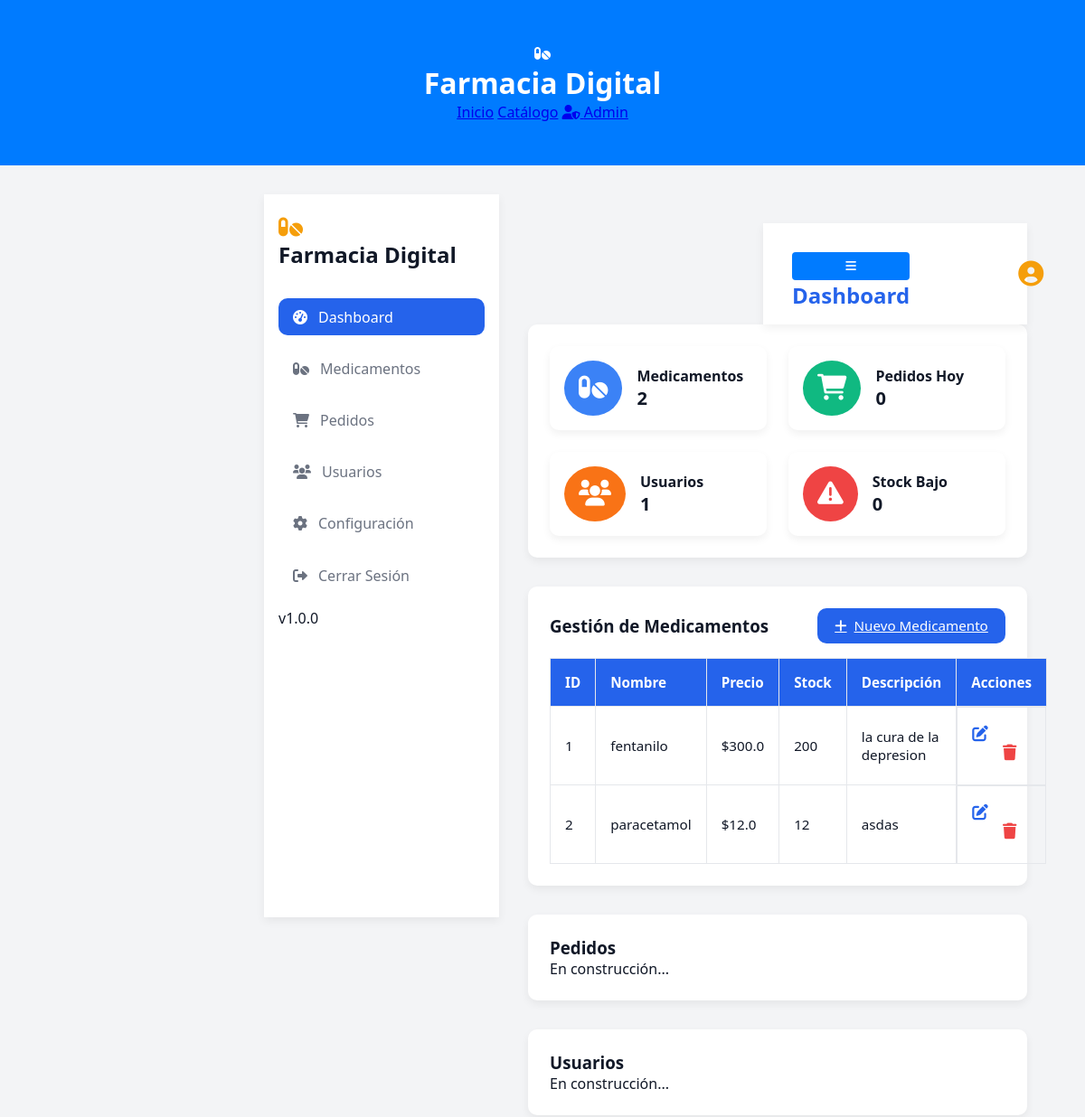
Before: /admin (signed in, upper part) with the older database file.
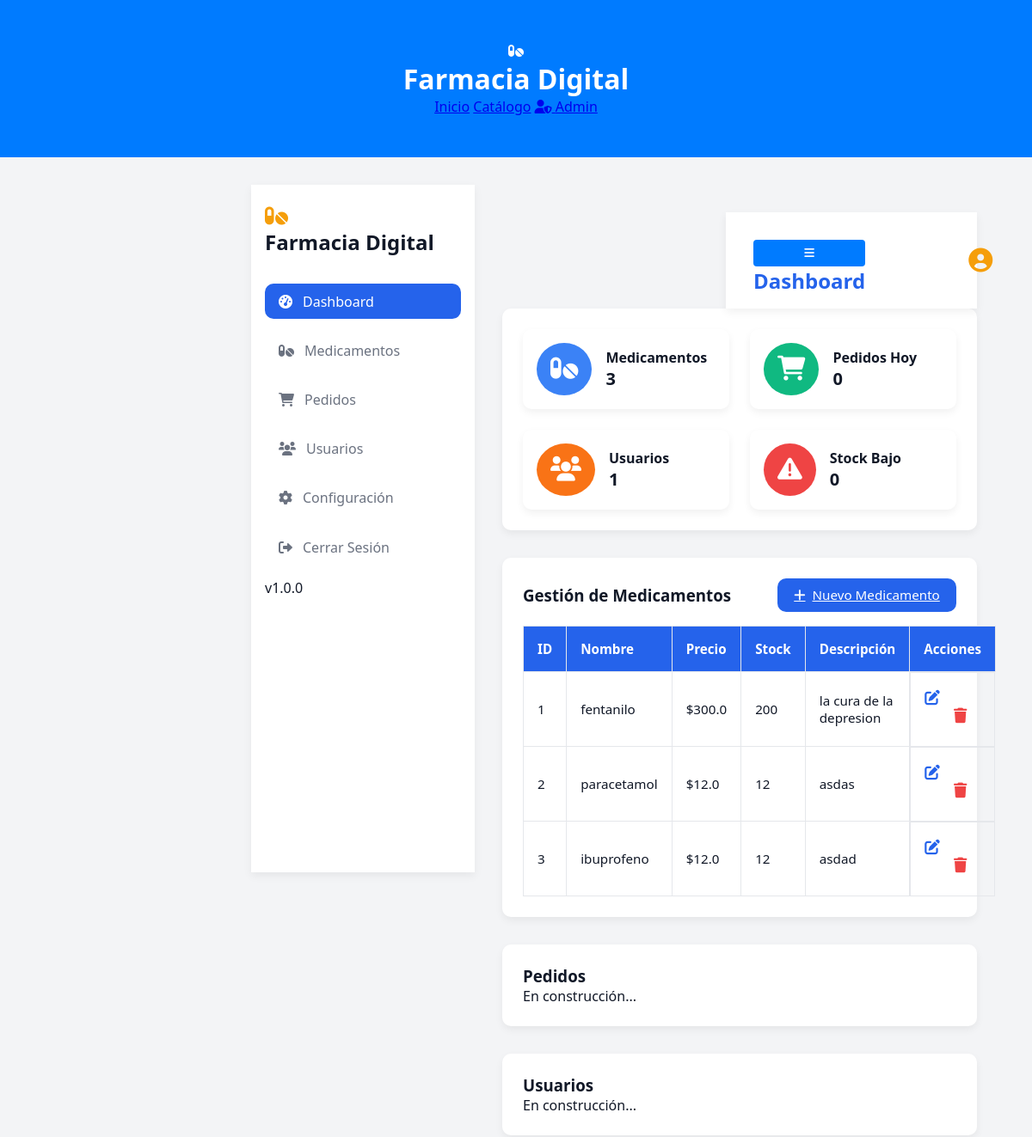
After: the same page with the newer database file.
### tables this page shows
CREATE TABLE medication (
    id INTEGER PRIMARY KEY AUTOINCREMENT,
    name TEXT NOT NULL,
    description TEXT,
    price REAL NOT NULL,
    stock INTEGER NOT NULL
);

### app.py (the view)
@app.route('/admin')
def admin_panel():
    if not session.get('admin'):
        return redirect(url_for('login'))
    conn = get_db_connection()
    meds = conn.execute('SELECT * FROM medication').fetchall()
    conn.close()
    total_medicamentos = len(meds)
    total_stock_bajo = sum(1 for med in meds if med['stock'] < 10)
    return render_template(
        'admin.html',
        meds=meds,
        total_medicamentos=total_medicamentos,
        total_stock_bajo=total_stock_bajo
    )

### app.py (called while the page is built)
@app.context_processor
def inject_current_year():
    return {'current_year': datetime.datetime.now().year}

def get_db_connection():
    conn = sqlite3.connect('pharmacy.db')
    conn.row_factory = sqlite3.Row
    return conn

### templates/admin.html (shortened to what this page needs)
{% extends 'base.html' %}
{% block extra_css %}
    <link rel="stylesheet" href="{{ url_for('static', filename='css/admin.css') }}">
{% endblock %}
{% block content %}
<main class="admin-main">
    <aside class="admin-sidebar">
        <div class="sidebar-header">
            <div class="logo">
                <i class="fas fa-pills"></i>
                <h1>Farmacia Digital</h1>
            </div>
        </div>
        <nav class="sidebar-nav">
            <ul>
                <li>
                    <a href="#" class="active" data-section="dashboard">
                        <i class="fas fa-tachometer-alt"></i>
                        <span>Dashboard</span>
                    </a>
                </li>
                <li>
                    <a href="#" data-section="medicamentos">
                        <i class="fas fa-pills"></i>
                        <span>Medicamentos</span>
                    </a>
                </li>
                <li>
                    <a href="#" data-section="pedidos">
                        <i class="fas fa-shopping-cart"></i>
                        <span>Pedidos</span>
                    </a>
                </li>
                <li>
                    <a href="#" data-section="usuarios">
                        <i class="fas fa-users"></i>
                        <span>Usuarios</span>
                    </a>
                </li>
                <li>
                    <a href="#" data-section="configuracion">
                        <i class="fas fa-cog"></i>
                        <span>Configuración</span>
                    </a>
                </li>
                <li>
                    <a href="{{ url_for('logout') }}" id="logoutBtn">
                        <i class="fas fa-sign-out-alt"></i>
                        <span>Cerrar Sesión</span>
                    </a>
                </li>
            </ul>
        </nav>
        <div class="sidebar-footer">
            <p>v1.0.0</p>
        </div>
    </aside>
    <main class="admin-main">
        <header class="admin-header">
            <div class="header-left">
                <button id="sidebarToggle" class="menu-toggle">
                    <i class="fas fa-bars"></i>
                </button>
                <h2 id="pageTitle">Dashboard</h2>
            </div>
            <div class="header-right">
                <div class="user-info">
                    <span id="adminUsername">Administrador</span>
                    <div class="user-avatar">
                        <i class="fas fa-user-circle"></i>
                    </div>
                </div>
            </div>
        </header>
        <div class="admin-content">
            <section id="dashboardSection" class="content-section active">
                <div class="dashboard-grid">
                    <div class="dashboard-card">
                        <div class="card-icon bg-blue">
                            <i class="fas fa-pills"></i>
                        </div>
                        <div class="card-info">
                            <h3>Medicamentos</h3>
                            <p id="totalMedicamentos">{{ total_medicamentos }}</p>
                        </div>
                    </div>
                    <div class="dashboard-card">
                        <div class="card-icon bg-green">
                            <i class="fas fa-shopping-cart"></i>
                        </div>
                        <div class="card-info">
                            <h3>Pedidos Hoy</h3>
                            <p id="totalPedidosHoy">0</p>
                        </div>
                    </div>
                    <div class="dashboard-card">
                        <div class="card-icon bg-orange">
                            <i class="fas fa-users"></i>
                        </div>
                        <div class="card-info">
                            <h3>Usuarios</h3>
                            <p id="totalUsuarios">1</p>
                        </div>
                    </div>
                    <div class="dashboard-card">
                        <div class="card-icon bg-red">
                            <i class="fas fa-exclamation-triangle"></i>
                        </div>
                        <div class="card-info">
                            <h3>Stock Bajo</h3>
                            <p id="totalStockBajo">{{ total_stock_bajo }}</p>
                        </div>
                    </div>
                </div>
            </section>
            <section id="medicamentosSection" class="content-section">
                <div class="section-header">
                    <h3>Gestión de Medicamentos</h3>
                    <a href="{{ url_for('create_med') }}" class="btn-primary" id="addMedicamentoBtn">
                        <i class="fas fa-plus"></i> Nuevo Medicamento
                    </a>
                </div>
                <div class="table-container">
                    <table id="medicamentosTable" class="data-table">
                        <thead>
                            <tr>
                                <th>ID</th>
                                <th>Nombre</th>
                                <th>Precio</th>
                                <th>Stock</th>
                                <th>Descripción</th>
                                <th>Acciones</th>
                            </tr>
                        </thead>
                        <tbody>
                            {% for med in meds %}
                            <tr>
                                <td>{{ med.id }}</td>
                                <td>{{ med.name }}</td>
                                <td>${{ med.price }}</td>
                                <td>{{ med.stock }}</td>
                                <td>{{ med.description|truncate(30) }}</td>
                                <td class="actions">
                                    <a href="{{ url_for('edit_med', id=med.id) }}" class="btn-edit">
                                        <i class="fas fa-edit"></i>
                                    </a>
                                    <form action="{{ url_for('delete_med', id=med.id) }}" method="post" style="display:inline;">
                                        <button type="submit" class="btn-delete">
                                            <i class="fas fa-trash"></i>
                                        </button>
                                    </form>
                                </td>
                            </tr>
                            {% endfor %}
                        </tbody>
                    </table>
                </div>
            </section>
            <section id="pedidosSection" class="content-section">
                <h3>Pedidos</h3>
                <p>En construcción...</p>
            </section>
            <section id="usuariosSection" class="content-section">
                <h3>Usuarios</h3>
                <p>En construcción...</p>
            </section>
        </div>
    </main>
</main>
{% endblock %}

### templates/base.html (shortened to what this page needs)
<!DOCTYPE html>
<html lang="es">
<head>
    <link rel="stylesheet" href="{{ url_for('static', filename='css/style.css') }}">
    <link href="https://cdnjs.cloudflare.com/ajax/libs/font-awesome/6.0.0/css/all.min.css" rel="stylesheet">
    {% block extra_css %}{% endblock %}
</head>
<body>
    <header class="header">
        <div class="container">
            <div class="header-content">
                <div class="logo">
                    <i class="fas fa-pills"></i>
                    <h1>Farmacia Digital</h1>
                </div>
                <nav class="nav">
                    <a href="{{ url_for('index') }}" class="nav-link">Inicio</a>
                    <a href="{{ url_for('index') }}#catalogo" class="nav-link">Catálogo</a>
                    {% if session.admin %}
                        <a href="{{ url_for('admin_panel') }}" class="nav-link admin-link">
                            <i class="fas fa-user-shield"></i> Admin
                        </a>
                    {% else %}
                        <a href="{{ url_for('login') }}" class="nav-link admin-link">
                            <i class="fas fa-user-shield"></i> Admin
                        </a>
                    {% endif %}
                </nav>
            </div>
        </div>
    </header>
    {% block content %}{% endblock %}
</body>
</html>

### static/css/style.css (style rules this page uses)
* { box-sizing: border-box; margin: 0; padding: 0; }
body { font-family: Arial, sans-serif; background: #f9f9f9; color: #333; }
header, footer { background: #007BFF; color: #fff; padding: 1rem; text-align: center; }
.container { max-width: 1200px; margin: 2rem auto; padding: 0 1rem; }
input, textarea, button { width: 100%; padding: 0.5rem; margin-top: 0.5rem; border: 1px solid #ccc; border-radius: 4px; }
button { background: #007BFF; color: #fff; border: none; cursor: pointer; margin-top: 1rem; }
table { width: 100%; border-collapse: collapse; margin-top: 1rem; }
th, td { border: 1px solid #ddd; padding: 0.75rem; text-align: left; }

### static/css/admin.css (style rules this page uses)
:root { --primary-color: #2563eb; --secondary-color: #1e40af; --accent-color: #f59e0b; --success-color: #10b981; --error-color: #ef4444; --background-light: #f3f4f6; --background-white: #ffffff; --text-dark: #111827; --text-light: #6b7280; --border-color: #e5e7eb; --shadow: 0 4px 10px rgba(0,0,0,0.06); --radius: 10px; --transition: all 0.2s ease-in-out; }
* { margin: 0; padding: 0; box-sizing: border-box; }
body { font-family: 'Segoe UI', Tahoma, sans-serif; background-color: var(--background-light); color: var(--text-dark); }
.admin-sidebar { width: 260px; background: var(--background-white); box-shadow: var(--shadow); position: fixed; height: 100vh; padding: 1.5rem 1rem; transition: var(--transition); z-index: 10; }
.sidebar-header { display: flex; align-items: center; gap: 10px; margin-bottom: 2rem; }
.sidebar-header .logo i { font-size: 1.5rem; color: var(--accent-color); }
.sidebar-nav ul { list-style: none; }
.sidebar-nav ul li { margin-bottom: 1rem; }
.sidebar-nav ul li a { display: flex; align-items: center; gap: 0.75rem; text-decoration: none; color: var(--text-light); padding: 0.6rem 1rem; border-radius: var(--radius); transition: var(--transition); }
.sidebar-nav ul li a:hover, .sidebar-nav ul li a.active { background-color: var(--primary-color); color: white; }
.admin-header { background: var(--background-white); display: flex; justify-content: space-between; align-items: center; padding: 1rem 2rem; box-shadow: var(--shadow); margin-left: 260px; position: sticky; top: 0; z-index: 5; }
.header-left h2 { font-size: 1.5rem; color: var(--primary-color); }
.user-info { display: flex; align-items: center; gap: 0.75rem; }
.user-avatar i { font-size: 1.75rem; color: var(--accent-color); }
.admin-main { margin-left: 260px; padding: 2rem; }
.content-section { background: var(--background-white); border-radius: var(--radius); box-shadow: var(--shadow); padding: 1.5rem; margin-bottom: 2rem; animation: fadeIn 0.5s ease-in-out; }
.section-header { display: flex; justify-content: space-between; align-items: center; margin-bottom: 1rem; }
.btn-primary { background: var(--primary-color); color: white; padding: 0.6rem 1.2rem; border: none; border-radius: var(--radius); font-size: 0.95rem; cursor: pointer; transition: var(--transition); display: flex; align-items: center; gap: 0.5rem; }
.data-table { width: 100%; border-collapse: collapse; margin-top: 1rem; }
.data-table th, .data-table td { padding: 1rem; border: 1px solid var(--border-color); text-align: left; font-size: 0.95rem; }
.data-table th { background: var(--primary-color); color: white; }
.dashboard-grid { display: grid; grid-template-columns: repeat(auto-fit, minmax(220px, 1fr)); gap: 1.5rem; }
.dashboard-card { background: var(--background-white); border-radius: var(--radius); box-shadow: var(--shadow); padding: 1rem; display: flex; align-items: center; gap: 1rem; transition: var(--transition); }
.card-icon { font-size: 1.8rem; color: white; padding: 1rem; border-radius: 50%; display: flex; align-items: center; justify-content: center; }
.bg-blue { background: #3b82f6; }
.bg-green { background: #10b981; }
.bg-orange { background: #f97316; }
.bg-red { background: #ef4444; }
.card-info h3 { margin: 0; font-size: 1rem; color: var(--text-dark); }
.card-info p { font-size: 1.25rem; font-weight: bold; }
.actions { display: flex; gap: 0.5rem; }
.btn-edit, .btn-delete { background: none; border: none; cursor: pointer; color: var(--primary-color); font-size: 1.1rem; transition: var(--transition); }
.btn-delete { color: var(--error-color); }

Changed rows visible on the page:
added medication: id "3", name "ibuprofeno", price "12.0", stock "12", description "asdad"
Other visible differences:
{{ total_medicamentos }}: "2" → "3"
